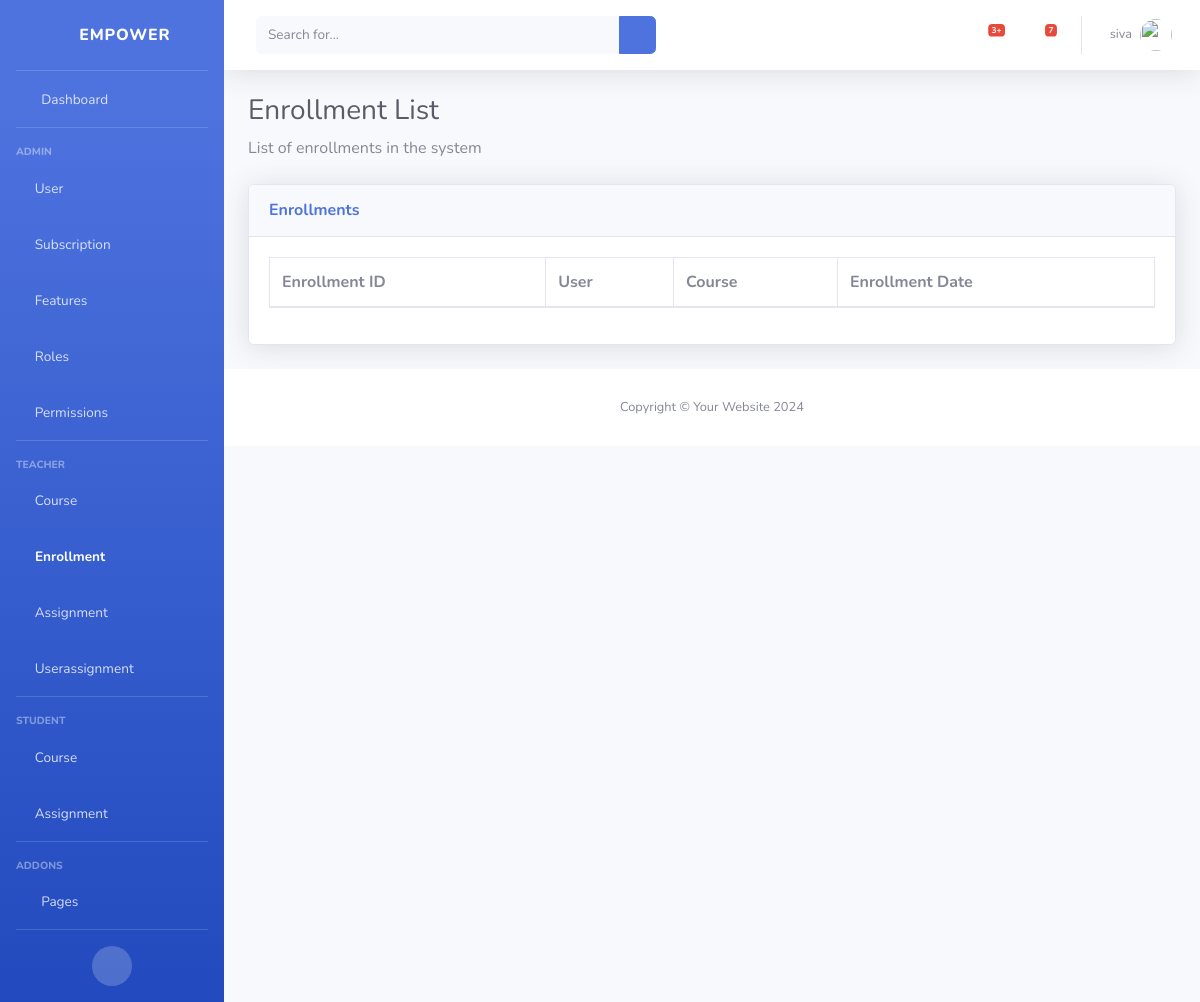
The app's page /enrollments/ (signed in), older data.
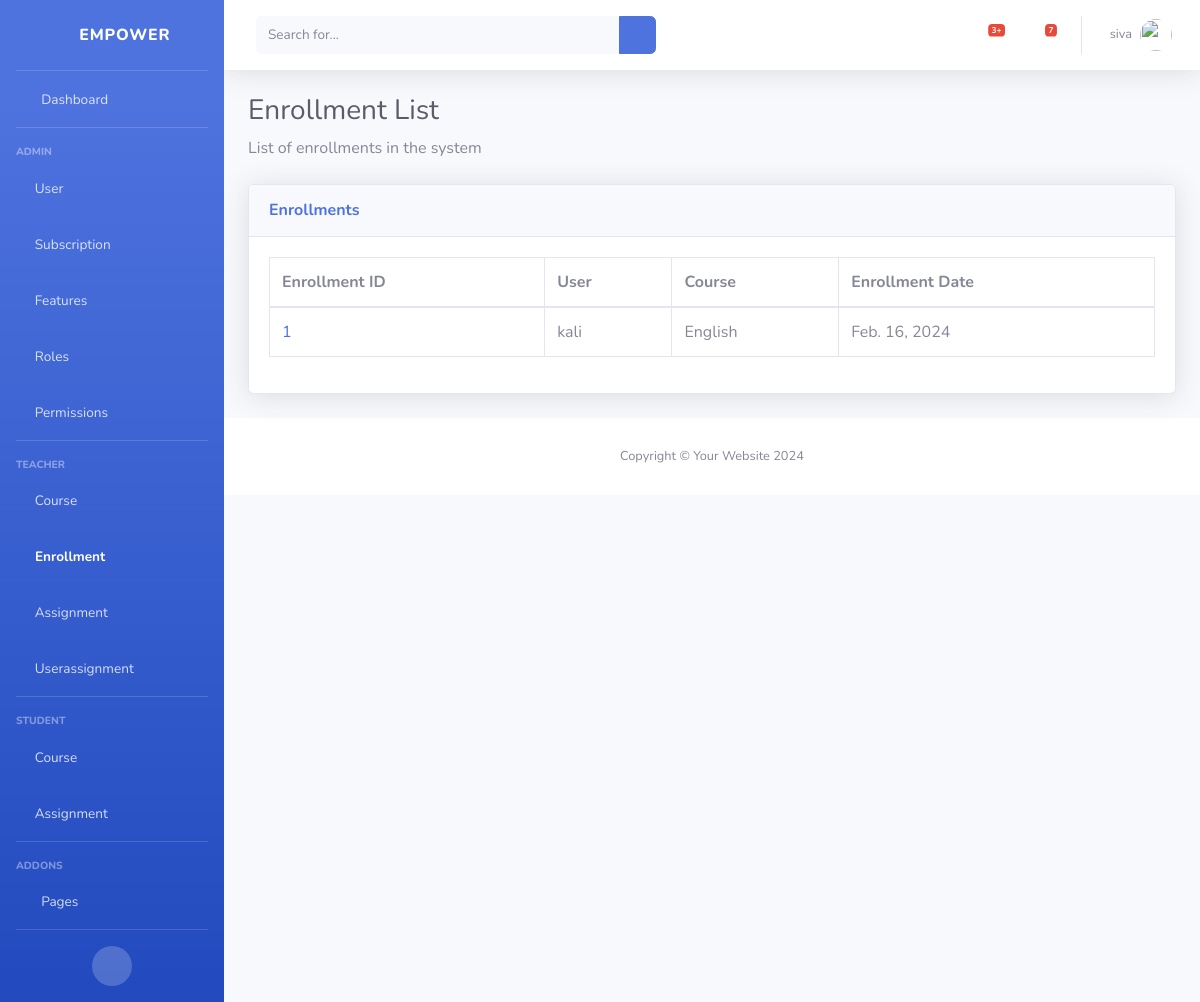
The same page, newer data.
### classRoom/models.py (models this page shows)
class Enrollment(models.Model):
    id = models.AutoField(primary_key=True)
    user = models.ForeignKey(User, on_delete=models.CASCADE)
    course = models.ForeignKey(Course, on_delete=models.CASCADE)
    enrollment_date = models.DateField()

class User(models.Model):
    user = models.OneToOneField(AuthUser, on_delete=models.CASCADE)
    role = models.ForeignKey(Role, on_delete=models.CASCADE)

class Course(models.Model):
    id = models.AutoField(primary_key=True)
    course_name = models.CharField(max_length=100)
    course_description = models.TextField()

### classRoom/views.py (the view)
# urls.py: path('enrollments/',view_enrollments,name="view_enrollments"),
@login_required
def view_enrollments(request):
    enrollments = Enrollment.objects.all()
    return render(request, "enrollments/view_enrollments.html", {'enrollments': enrollments})

### classRoom/templates/enrollments/view_enrollments.html
{% extends 'base.html' %}
{% block content %}
<h1 class="h3 mb-2 text-gray-800">Enrollment List</h1>
<p class="mb-4">List of enrollments in the system</p>
<div class="card shadow mb-4">
    <div class="card-header py-3">
        <h6 class="m-0 font-weight-bold text-primary">Enrollments</h6>
    </div>
    <div class="card-body">
        <div class="table-responsive">
            <table class="table table-bordered" id="dataTable" width="100%" cellspacing="0">
                <thead>
                    <tr>
                        <th>Enrollment ID</th>
                        <th>User</th>
                        <th>Course</th>
                        <th>Enrollment Date</th>
                    </tr>
                </thead>
                <tbody>
                    {% for enrollment in enrollments %}
                        <tr>
                            <td><a href="/enrollment/{{ enrollment.id }}/">{{ enrollment.id }}</a></td>
                            <td>{{ enrollment.user.user.username }}</td>
                            <td>{{ enrollment.course.course_name }}</td>
                            <td>{{ enrollment.enrollment_date }}</td>
                        </tr>
                    {% endfor %}
                </tbody>
            </table>
        </div>
    </div>
</div>
{% endblock %}

Row changes from the older to the newer data that the page shows:
added Enrollment: id "1", user.user.username "kali", course.course_name "English", enrollment_date "Feb. 16, 2024"
